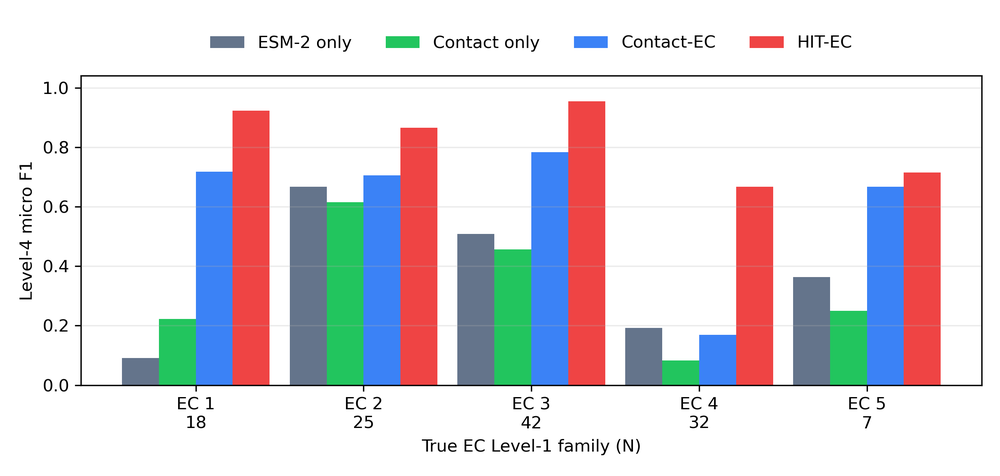
#> input picture paper/source/l1_family_micro_f1.png, 1000 x 476 px, shrunk from 2460 x 1170 before the run
$ python -i plot_training.py   (imports and definitions only)
#> lines starting #> are read from the running program, lines starting #| are printed output that depends on the picture
"""
학습 로그 파싱 → 다양한 피규어 자동 생성

생성 파일 목록 (outputs/results/):
  overview_micro_f1.png   — 전체 모델 Micro F1 비교
  overview_val_loss.png   — 전체 모델 Val Loss 비교
  overview_macro_f1.png   — 전체 모델 Macro F1 비교
  overview_time.png       — 전체 모델 에폭당 시간 비교
  summary_bar.png         — 모델별 베스트 F1 막대 그래프
  {model_key}_loss.png    — 모델별 Loss 곡선
  {model_key}_f1.png      — 모델별 F1 곡선
  {model_key}_time.png    — 모델별 에폭당 시간

사용법:
  python scripts/plot_training.py           # 현재 로그 즉시 시각화
  python scripts/plot_training.py --watch   # 120초마다 자동 업데이트
"""
import re, time, argparse
from pathlib import Path
from collections import defaultdict

import matplotlib
# [1 line not run here, left out]
import matplotlib.pyplot as plt
import numpy as np

ROOT    = Path(__file__).resolve().parents[1]
_CANDIDATE_LOGS = [Path("/tmp/pipeline.log"), ROOT / "outputs" / "pipeline.log"]
LOG_PATH = next((p for p in _CANDIDATE_LOGS if p.exists()), _CANDIDATE_LOGS[0])
OUT_DIR  = ROOT / "outputs" / "results"
# [1 line not run here, left out]

MODEL_COLORS = {
    "b0_cnn":       "#e74c3c",
    "b1_esm2_fc":   "#3498db",
    "b2_esm2_hier": "#2ecc71",
    "b3_contact":   "#f39c12",
    "fusion":       "#9b59b6",
}
MODEL_LABELS = {
    "b0_cnn":       "B0: 1D CNN",
    "b1_esm2_fc":   "B1: ESM-2 + FC",
    "b2_esm2_hier": "B2: ESM-2 Hier.",
    "b3_contact":   "B3: Contact ResNet",
    "fusion":       "Fusion (Ours)",
}

EPOCH_RE    = re.compile(
    r"\[(\d+)/\d+\]\s+train_loss=([\d.]+)\s+val_loss=([\d.]+)\s+"
    r"micro_f1=([\d.]+)\s+macro_f1=([\d.]+)\s+\((\d+)s\)"
)
MODEL_START = re.compile(r"모델: (\S+)\s+\|.*Phase: (\d+)")


# ── 로그 파싱 ────────────────────────────────────────────────
# [29 lines left out: functions parse_log, _label, not called in this run]


def _color(key: str) -> str:
    return MODEL_COLORS.get(key.split("_p")[0], "#888")


# [4 lines left out: function _save, not called in this run]


# ── 1. 전체 모델 Micro F1 비교 ───────────────────────────────
def plot_overview_micro_f1(data: dict):
    fig, ax = plt.subplots(figsize=(11, 5))
    for key, rows in data.items():
        epochs = [r["epoch"] for r in rows]
        vals   = [r["micro_f1"] for r in rows]
        best   = max(vals) if vals else 0
        ax.plot(epochs, vals, "-o", markersize=4, linewidth=2,
                color=_color(key), label=f"{_label(key)}  (best={best:.4f})")
    ax.axhline(0.93, color="red", linestyle="--", linewidth=1.5,
               alpha=0.8, label="HIT-EC reference (0.93)")
    ax.set_title("Validation Micro F1 — All Models", fontsize=13, fontweight="bold")
    ax.set_xlabel("Epoch"); ax.set_ylabel("Micro F1")
    ax.set_ylim(0, 1.02); ax.legend(fontsize=9, loc="lower right"); ax.grid(alpha=0.3)
    fig.tight_layout()
    _save(fig, OUT_DIR / "overview_micro_f1.png")


# ── 2. 전체 모델 Val Loss 비교 ──────────────────────────────
# [168 lines left out: functions plot_overview_val_loss, plot_overview_macro_f1, plot_overview_time, plot_summary_bar, plot_model_loss, plot_model_f1 and 3 more, not called in this run]


# [2 lines not run here, left out]

>>> import cv2
>>> picture = cv2.imread('../paper/source/l1_family_micro_f1.png', cv2.IMREAD_GRAYSCALE)
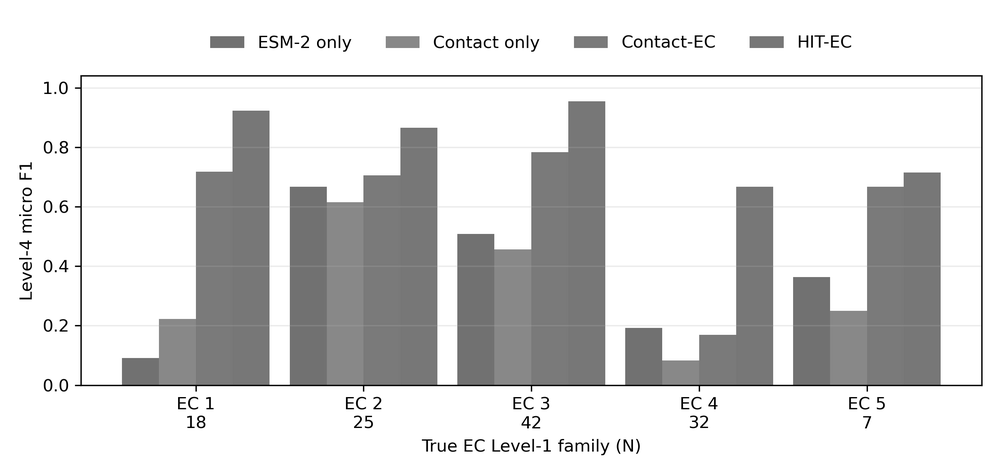
#> picture: shape (476, 1000); min 0, max 255, mean 217.7
#> (the run stopped early here; a loop or call above may not have finished)

$ run again, on paper/source/temporal_similarity_strata.png
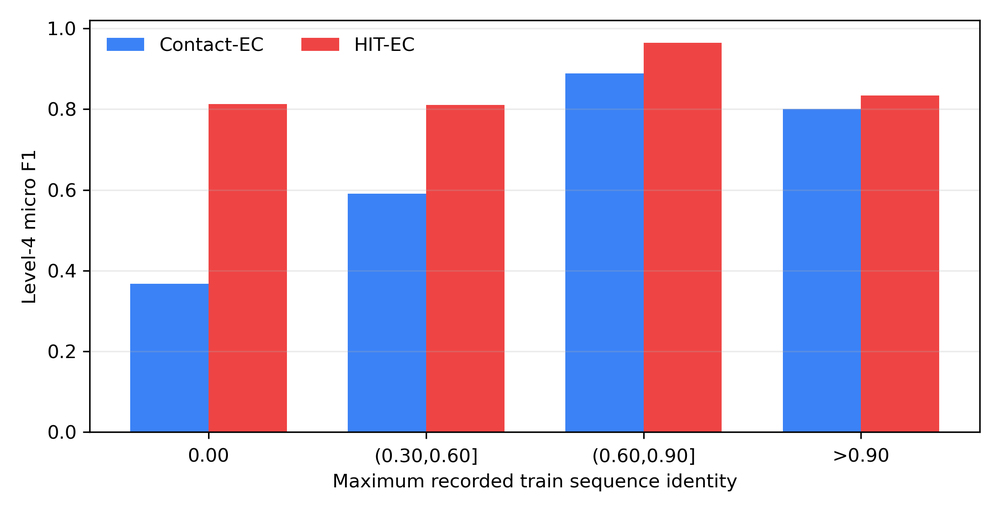
#> input picture paper/source/temporal_similarity_strata.png, 1000 x 527 px, shrunk from 2220 x 1170 before the run
#> `picture = cv2.imread('../paper/source/l1_family_micro_f1.png', cv2.IMR..`:
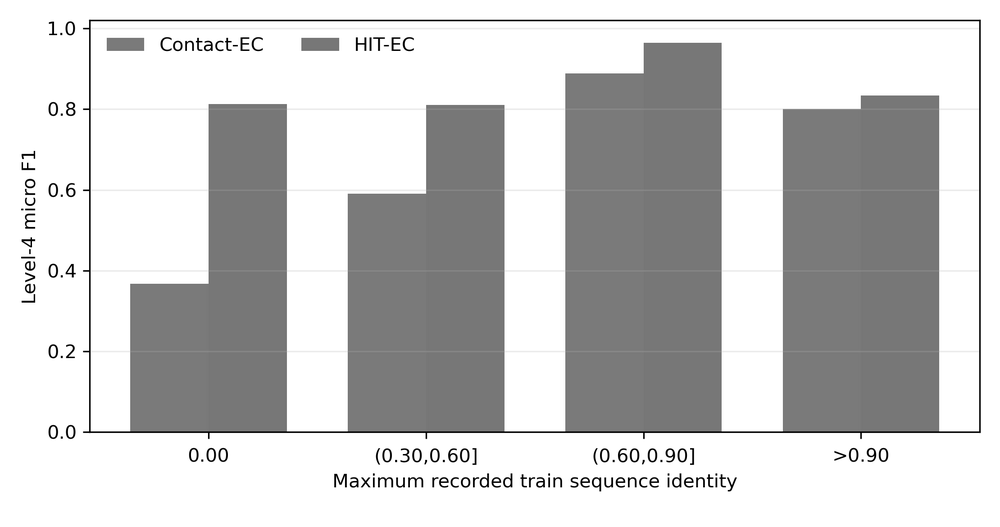
#> picture: shape (527, 1000); min 0, max 255, mean 201.5
